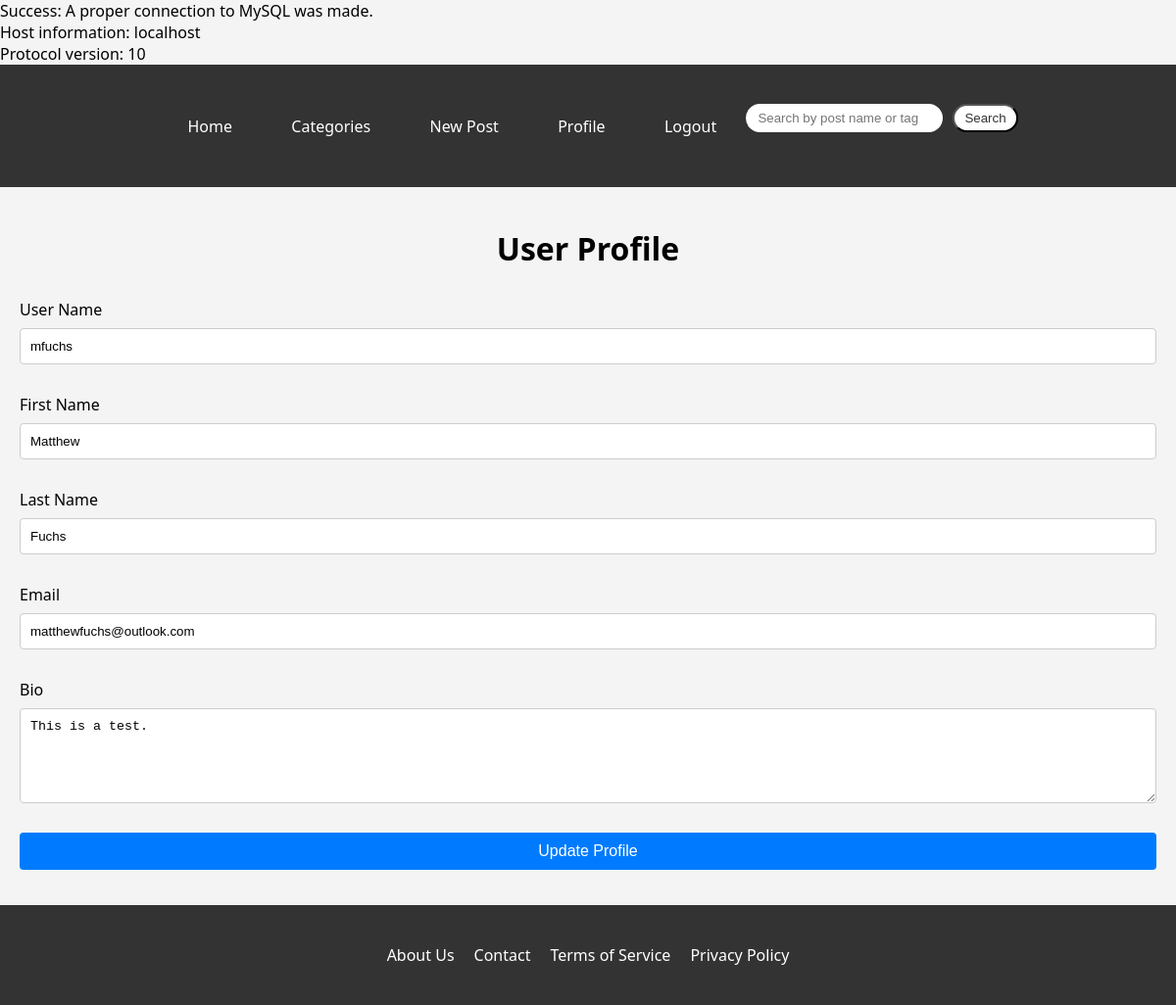
The app's page /profile.php (signed in) with its own data.
### tables this page shows
CREATE TABLE `users` (
  `userID` int(11) NOT NULL,
  `username` varchar(255) NOT NULL,
  `email` varchar(255) NOT NULL,
  `bio` text,
  `password` varchar(255) NOT NULL,
  `firstName` varchar(255) DEFAULT NULL,
  `lastName` varchar(255) DEFAULT NULL,
  `role` enum('user','moderator','admin') DEFAULT 'user',
  `status` enum('active','inactive','banned') DEFAULT 'active'
);

### profile.php (the view, shortened to what this page needs)
<?php
require_once 'backend/db_connect.php';
$userID = $_SESSION['userID'];
if ($stmt = $mysqli->prepare("SELECT UserName, Email, FirstName, LastName, Bio FROM users WHERE UserID = ?")) {
    $stmt->bind_param("i", $userID);
    $stmt->execute();
    $result = $stmt->get_result();
    if ($result->num_rows > 0) {
        $userData = $result->fetch_assoc();
    } else {
        $message = "User not found.";
    }
} else {
    $message = "Error fetching user data: " . $mysqli->error;
}
?>
<!DOCTYPE html>
<html lang="en">
<head>
    <link rel="stylesheet" href="css/index.css">
    <link rel="stylesheet" href="css/profile.css">
</head>
<body>
<header>
    <div class="container">
        <nav>
            <ul>
                <li><a href="index.php">Home</a></li>
                <li><a href="categories.php">Categories</a></li>
                <li><a href="create-post.php">New Post</a></li>
                <li><a href="profile.php">Profile</a></li>
                <li><a href="logout.php">Logout</a></li>
            </ul>
            <form class="search" action="search.php" method="get">
                <input type="search" name="query" placeholder="Search by post name or tag...">
                <button type="submit">Search</button>
            </form>
        </nav>
    </div>
</header>
<main class="container">
    <h1>User Profile</h1>
    <form id="profile-form" action="profile.php" method="post" enctype="multipart/form-data">
        <div class="form-group">
            <label for="userName">User Name</label>
            <input type="text" id="userName" name="userName" value="<?= htmlspecialchars($userData['UserName'] ?? '') ?>" required>
        </div>
        <div class="form-group">
            <label for="firstName">First Name</label>
            <input type="text" id="firstName" name="firstName" value="<?= htmlspecialchars($userData['FirstName'] ?? '') ?>" required>
        </div>
        <div class="form-group">
            <label for="lastName">Last Name</label>
            <input type="text" id="lastName" name="lastName" value="<?= htmlspecialchars($userData['LastName'] ?? '') ?>" required>
        </div>
        <div class="form-group">
            <label for="userEmail">Email</label>
            <input type="email" id="userEmail" name="userEmail" value="<?= htmlspecialchars($userData['Email'] ?? '') ?>" required>
        </div>
        <div class="form-group">
            <label for="userBio">Bio</label>
            <textarea id="userBio" name="userBio" rows="5"><?= htmlspecialchars($userData['Bio'] ?? '') ?></textarea>
        </div>
        <button type="submit" class="btn">Update Profile</button>
    </form>
</main>
<footer>
    <div class="container">
        <ul>
            <li><a href="#">About Us</a></li>
            <li><a href="#">Contact</a></li>
            <li><a href="#">Terms of Service</a></li>
            <li><a href="#">Privacy Policy</a></li>
        </ul>
    </div>
</footer>
</body>
</html>

### css/index.css (style rules this page uses)
body { font-family: 'Segoe UI', Tahoma, Geneva, Verdana, sans-serif; margin: 0; padding: 0; background-color: #f4f4f4; color: black; }
.container { max-width: 1200px; margin: auto; padding: 20px; }
header { background-color: #333; color: white; padding: 20px 0; }
header .container { display: flex; justify-content: space-between; align-items: center; flex-wrap: wrap; }
header nav { flex-grow: 1; display: flex; justify-content: center; align-items: center; }
header nav ul { list-style-type: none; display: flex; justify-content: space-around; align-items: center; padding: 0; margin: 0; width: 100%; max-width: 600px; }
header nav ul li a { color: white; text-decoration: none; padding: 0 15px; transition: color 0.3s ease-in-out; }
.search { display: flex; gap: 10px; }
.search input[type="search"], .search button { padding: 5px 10px; }
.search input[type="search"] { border-radius: 20px; border: 2px solid #fff; }
.search button { background-color: #fff; color: #333; border-radius: 20px; cursor: pointer; }
main { margin: 20px 0; }
footer { background-color: #333; color: white; padding: 20px 0; }
footer .container { display: flex; justify-content: center; align-items: center; flex-wrap: wrap; }
footer ul { list-style-type: none; display: flex; gap: 20px; padding: 0; margin: 0; }
footer a { color: white; text-decoration: none; transition: color 0.3s ease-in-out; }

### css/profile.css (style rules this page uses)
body { font-family: 'Segoe UI', Tahoma, Geneva, Verdana, sans-serif; margin: 0; padding: 0; background-color: #f4f4f4; color: black; }
.container { max-width: 1200px; margin: auto; padding: 20px; }
h1 { text-align: center; margin-bottom: 30px; }
.form-group { margin-bottom: 20px; }
.form-group label { display: block; margin-bottom: 8px; }
.form-group input[type="text"], .form-group input[type="email"], .form-group input[type="password"], .form-group textarea { width: 100%; padding: 10px; margin-bottom: 10px; border: 1px solid #ccc; border-radius: 4px; box-sizing: border-box; }
.btn { background-color: #007bff; color: white; padding: 10px 15px; border: none; border-radius: 4px; cursor: pointer; font-size: 16px; display: block; width: 100%; box-sizing: border-box; }

### records on screen
users: userName "mfuchs", firstName "Matthew", lastName "Fuchs", userEmail "matthewfuchs@outlook.com", userBio "This is a test."

### other values on screen
$mysqli->host_info "localhost"
$mysqli->protocol_version "10"
